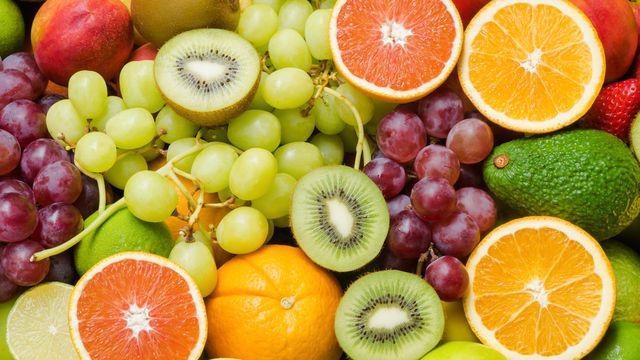
%> input picture Tugas Modul 1/buah.jpg, 640 x 360 px
$ octave soal1.m   (GNU Octave 9; MATLAB toolbox functions it lacks are replaced by stand-ins)
%> lines starting %> are read from the running program, lines starting %| are printed output that depends on the picture; in (x1, y1, x2, y2) boxes, pixels count from 0 and x2, y2 are one past the last pixel; in counts of white or black regions, pixels touching at a corner belong together; the program's own positions count from 1
clc;clear;close all;

srcImg = imread('buah.jpg');
%> srcImg is the input picture: size 360x640x3 uint8; mean R, G, B 181, 141.3, 64.8
R = srcImg(:,:,1);
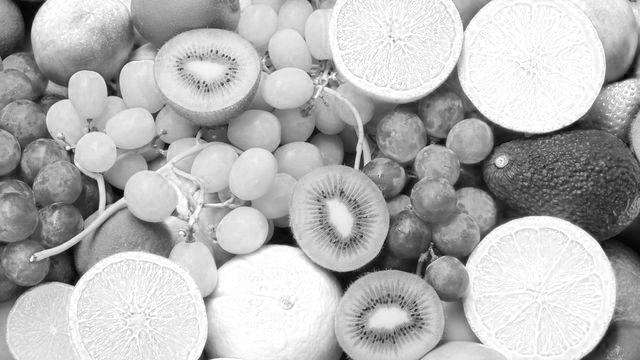
%> R: size 360x640 uint8; min 0, max 255, mean 181
G = srcImg(:,:,2);
B = srcImg(:,:,3);
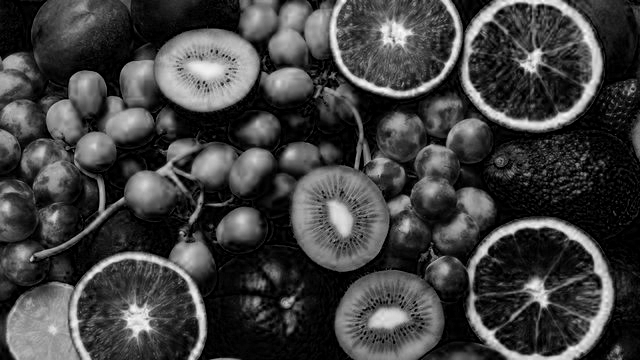
%> B: size 360x640 uint8; min 0, max 253, mean 64.8

Yellow = cat(3, R, G, B*0);
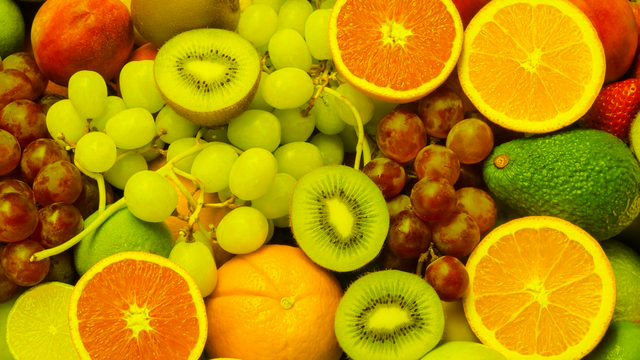
%> Yellow: size 360x640x3 uint8; mean R, G, B 181, 141.3, 0
Ungu = cat(3, R, G*0, B);
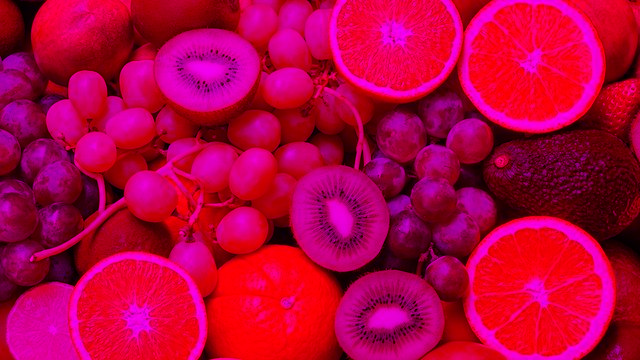
%> Ungu: size 360x640x3 uint8; mean R, G, B 181, 0, 64.8
Orange = cat(3, R, G*0.5, B*0);
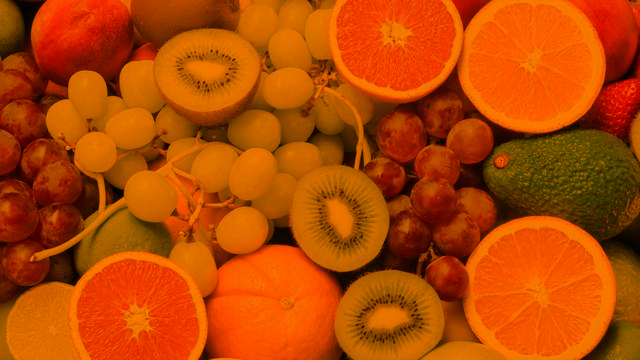
%> Orange: size 360x640x3 uint8; mean R, G, B 181, 70.9, 0

Gray = rgb2gray(srcImg);
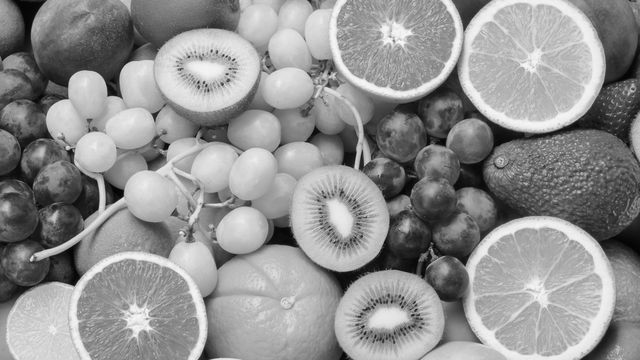
%> Gray: size 360x640 uint8; min 0, max 252, mean 144.4
CitraBinner = imbinarize(Gray, 0.5);
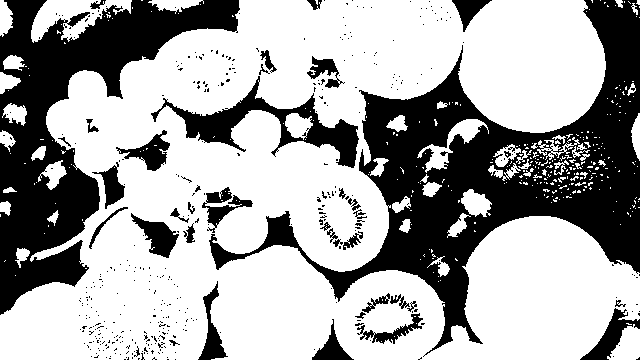
%> CitraBinner: size 360x640 logical; 65.3% white; 419 black regions (380 under 20 px), largest, box (x1, y1, x2, y2) and area: (209, 0, 640, 357) 40403, (0, 0, 240, 315) 25320, (151, 76, 359, 168) 4475

figure,
subplot(2,3,1), imshow(Yellow)
title("ungu");
subplot(2,3,2), imshow(Ungu)
title("ungu");
subplot(2,3,3), imshow(Orange)
title("ungu");
subplot(2,3,4), imshow(Gray)
title("ungu");
subplot(2,3,5), imshow(CitraBinner)
title("ungu");
